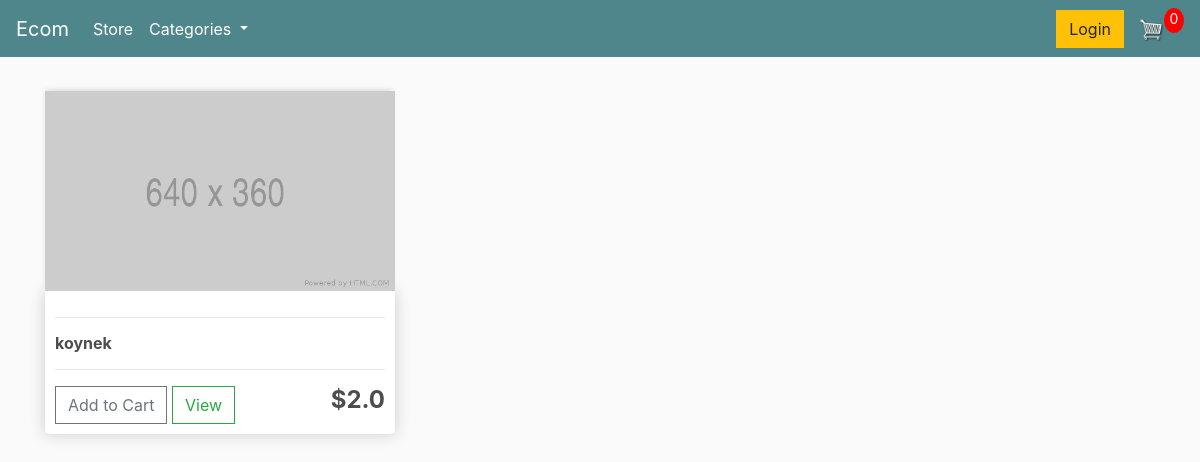
The app's page /, older data.
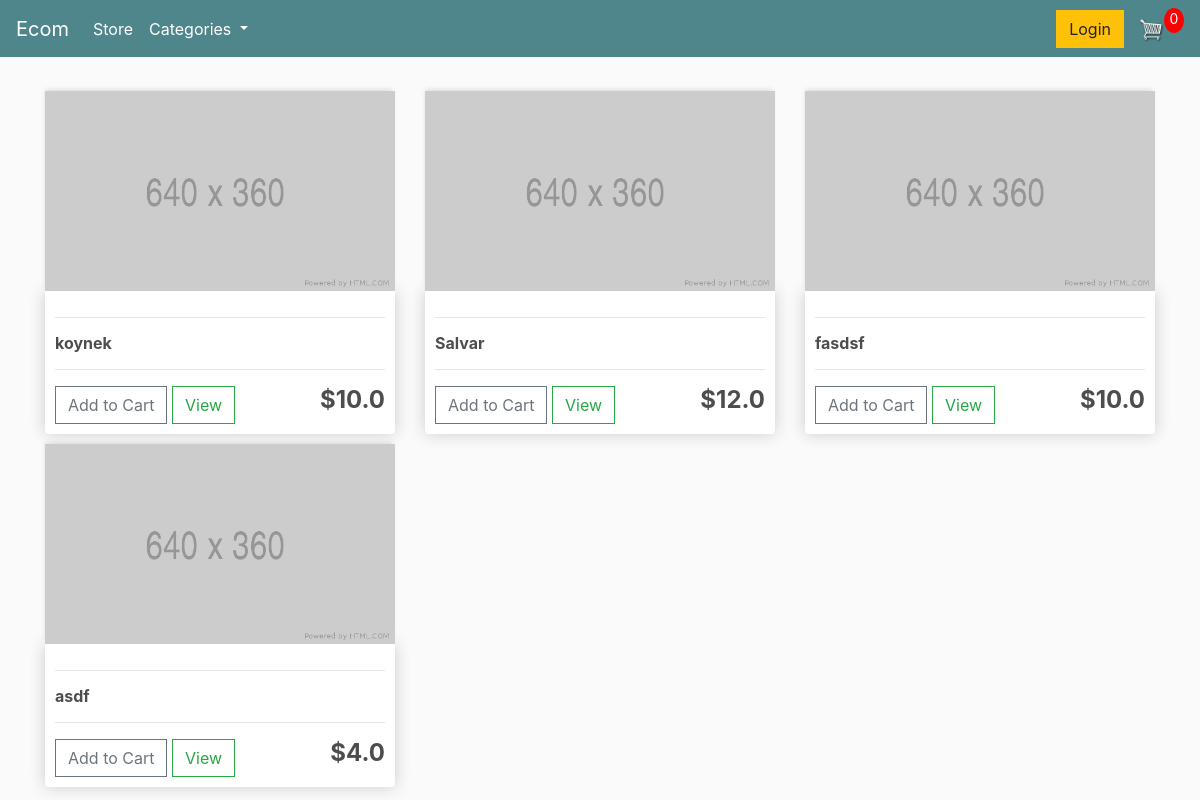
The same page, newer data.
### store/models.py (models this page shows, shortened)
class Product(models.Model):
    title = models.CharField(max_length=75,verbose_name="Mehsulun adi:")
    description = models.TextField(verbose_name="Aciqlama")
    price = models.FloatField(verbose_name="Qiymet:")
    category = models.ForeignKey(Category,on_delete=models.PROTECT, default=None)

### store/views.py (the view)
# urls.py: path('',include("store.urls")),
def store(request):
    products = models.Product.objects.all()
    context = {
        "products":products
    }
    return render(request,"store.html",context)

### ecom/context_processors.py (called while the page is built)
def context_for_all_templates(request):
    return {
        'categories': models.Category.objects.all()
    }

### templates/store.html (shortened to what this page needs)
{% extends 'layout.html' %}
{% load static %}
{% block body %}
		<div class="row">
			{% for product in products %}
			<div class="col-lg-4">
				<img class="thumbnail" src="{% static 'images/placeholder.png' %}">
				<div class="box-element product">
					<hr>
					<h6><strong>{{product.title}}</strong></h6>
					<hr>
					<button  class="btn btn-outline-secondary add-btn">Add to Cart</button>
					<a class="btn btn-outline-success" href="{% url 'store:detail' product.id %}">View</a>
					<h4 style="display: inline-block; float: right"><strong>${{product.price}}</strong></h4>
				</div>
			</div>
			{% endfor %}
		</div>
{% endblock body %}

### templates/layout.html (shortened to what this page needs)
<!DOCTYPE html>
{% load static %}
<html>
<head>
	<link rel="stylesheet" href="https://stackpath.bootstrapcdn.com/bootstrap/4.4.1/css/bootstrap.min.css">
	<link rel="stylesheet" type="text/css" href="{% static 'css/main.css' %}">
</head>
<body>
	<nav class="navbar navbar-expand-lg navbar-dark bg-dark">
	  <a class="navbar-brand" href="{% url 'store:store' %}">Ecom</a>
	  <div class="collapse navbar-collapse" id="navbarSupportedContent">
	    <ul class="navbar-nav mr-auto">
	      <li class="nav-item active">
	        <a class="nav-link" href="{% url 'store:store' %}">Store <span class="sr-only">(current)</span></a>
	      </li>
	 	  <li class="nav-item dropdown">
			<a class="nav-link active dropdown-toggle" href="#" id="navbarDropdown" role="button" data-toggle="dropdown" aria-haspopup="true" aria-expanded="false">
				Categories
			</a>
      	</li>
	    </ul>
	    <div class="form-inline my-2 my-lg-0">
	     	<a href="#"class="btn btn-warning">Login</a>
	     	<a href="{% url 'store:cart' %}">
	    		<img  id="cart-icon" src="{% static 'images/cart.png' %}">
	    	</a>
	    	<p id="cart-total">0</p>
	    </div>
	  </div>
	</nav>
     <div class="container">
            <br>
            {% block body %}
            {% endblock body %}
         </div>
</body>
</html>

### static/css/main.css (style rules this page uses)
body { background-color: hsl(0, 0%, 98%); }
h1,h2,h3,h4,h5,h6 { color:hsl(0, 0%, 30%); }
.box-element { box-shadow:hsl(0, 0%, 80%) 0 0 16px; background-color: #fff; border-radius: 4px; padding: 10px; }
.thumbnail { width: 100%; height: 200px; -webkit-box-shadow: -1px -3px 5px -2px rgba(214,214,214,1); -moz-box-shadow: -1px -3px 5px -2px rgba(214,214,214,1); box-shadow: -1px -3px 5px -2px rgba(214,214,214,1); }
.product { border-radius: 0 0 4px 4px; }
.bg-dark { background-color: #4f868c!important; }
#cart-icon { width:25px; display: inline-block; margin-left: 15px; }
#cart-total { display: block; text-align: center; color:#fff; background-color: red; width: 20px; height: 25px; border-radius: 50%; font-size: 14px; }
.col-lg-4, .col-lg-6, .col-lg-8, .col-lg-12 { margin-top: 10px; }
.btn { border-radius: 0; }

Row changes from the older to the newer data that the page shows:
changed Product "koynek": price "2.0" → "10.0"
added Product: title "Salvar", price "12.0"
added Product: title "fasdsf", price "10.0"
added Product: title "asdf", price "4.0"
